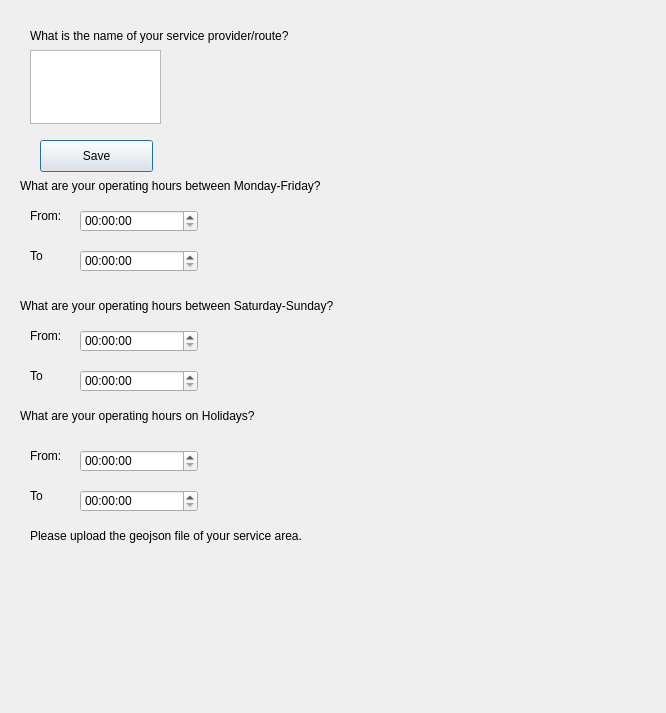
<?xml version="1.0" encoding="UTF-8"?>
<ui version="4.0">
 <class>MyDialogPluginDialogBase</class>
 <widget class="QDialog" name="MyDialogPluginDialogBase">
  <property name="geometry">
   <rect>
    <x>0</x>
    <y>0</y>
    <width>666</width>
    <height>713</height>
   </rect>
  </property>
  <property name="windowTitle">
   <string>plugin</string>
  </property>
  <widget class="QTextEdit" name="textEdit">
   <property name="geometry">
    <rect>
     <x>30</x>
     <y>50</y>
     <width>131</width>
     <height>74</height>
    </rect>
   </property>
  </widget>
  <widget class="QLabel" name="label">
   <property name="geometry">
    <rect>
     <x>30</x>
     <y>20</y>
     <width>401</width>
     <height>31</height>
    </rect>
   </property>
   <property name="text">
    <string>What is the name of your service provider/route? </string>
   </property>
  </widget>
  <widget class="QPushButton" name="pushButton">
   <property name="geometry">
    <rect>
     <x>40</x>
     <y>140</y>
     <width>113</width>
     <height>32</height>
    </rect>
   </property>
   <property name="text">
    <string>Save</string>
   </property>
  </widget>
  <widget class="QgsFileWidget" name="zoneInput">
   <property name="geometry">
    <rect>
     <x>30</x>
     <y>550</y>
     <width>131</width>
     <height>51</height>
    </rect>
   </property>
  </widget>
  <widget class="QLabel" name="label_2">
   <property name="geometry">
    <rect>
     <x>30</x>
     <y>520</y>
     <width>341</width>
     <height>31</height>
    </rect>
   </property>
   <property name="text">
    <string>Please upload the geojson file of your service area.</string>
   </property>
  </widget>
  <widget class="QLabel" name="label_3">
   <property name="geometry">
    <rect>
     <x>20</x>
     <y>170</y>
     <width>341</width>
     <height>31</height>
    </rect>
   </property>
   <property name="text">
    <string>What are your operating hours between Monday-Friday?</string>
   </property>
  </widget>
  <widget class="QTimeEdit" name="timeEdit">
   <property name="geometry">
    <rect>
     <x>80</x>
     <y>210</y>
     <width>118</width>
     <height>22</height>
    </rect>
   </property>
  </widget>
  <widget class="QTimeEdit" name="timeEdit_2">
   <property name="geometry">
    <rect>
     <x>80</x>
     <y>250</y>
     <width>118</width>
     <height>22</height>
    </rect>
   </property>
  </widget>
  <widget class="QLabel" name="label_4">
   <property name="geometry">
    <rect>
     <x>30</x>
     <y>200</y>
     <width>41</width>
     <height>31</height>
    </rect>
   </property>
   <property name="text">
    <string>From:</string>
   </property>
  </widget>
  <widget class="QLabel" name="label_5">
   <property name="geometry">
    <rect>
     <x>30</x>
     <y>240</y>
     <width>41</width>
     <height>31</height>
    </rect>
   </property>
   <property name="text">
    <string>To</string>
   </property>
  </widget>
  <widget class="QLabel" name="label_6">
   <property name="geometry">
    <rect>
     <x>20</x>
     <y>290</y>
     <width>361</width>
     <height>31</height>
    </rect>
   </property>
   <property name="text">
    <string>What are your operating hours between Saturday-Sunday?</string>
   </property>
  </widget>
  <widget class="QTimeEdit" name="timeEdit_3">
   <property name="geometry">
    <rect>
     <x>80</x>
     <y>330</y>
     <width>118</width>
     <height>22</height>
    </rect>
   </property>
  </widget>
  <widget class="QLabel" name="label_7">
   <property name="geometry">
    <rect>
     <x>30</x>
     <y>360</y>
     <width>41</width>
     <height>31</height>
    </rect>
   </property>
   <property name="text">
    <string>To</string>
   </property>
  </widget>
  <widget class="QLabel" name="label_8">
   <property name="geometry">
    <rect>
     <x>30</x>
     <y>320</y>
     <width>41</width>
     <height>31</height>
    </rect>
   </property>
   <property name="text">
    <string>From:</string>
   </property>
  </widget>
  <widget class="QTimeEdit" name="timeEdit_4">
   <property name="geometry">
    <rect>
     <x>80</x>
     <y>370</y>
     <width>118</width>
     <height>22</height>
    </rect>
   </property>
  </widget>
  <widget class="QLabel" name="label_9">
   <property name="geometry">
    <rect>
     <x>20</x>
     <y>400</y>
     <width>341</width>
     <height>31</height>
    </rect>
   </property>
   <property name="text">
    <string>What are your operating hours on Holidays? </string>
   </property>
  </widget>
  <widget class="QTimeEdit" name="timeEdit_5">
   <property name="geometry">
    <rect>
     <x>80</x>
     <y>490</y>
     <width>118</width>
     <height>22</height>
    </rect>
   </property>
  </widget>
  <widget class="QLabel" name="label_10">
   <property name="geometry">
    <rect>
     <x>30</x>
     <y>440</y>
     <width>41</width>
     <height>31</height>
    </rect>
   </property>
   <property name="text">
    <string>From:</string>
   </property>
  </widget>
  <widget class="QTimeEdit" name="timeEdit_6">
   <property name="geometry">
    <rect>
     <x>80</x>
     <y>450</y>
     <width>118</width>
     <height>22</height>
    </rect>
   </property>
  </widget>
  <widget class="QLabel" name="label_11">
   <property name="geometry">
    <rect>
     <x>30</x>
     <y>480</y>
     <width>41</width>
     <height>31</height>
    </rect>
   </property>
   <property name="text">
    <string>To</string>
   </property>
  </widget>
 </widget>
 <customwidgets>
  <customwidget>
   <class>QgsFileWidget</class>
   <extends>QWidget</extends>
   <header>qgsfilewidget.h</header>
  </customwidget>
 </customwidgets>
 <resources/>
 <connections/>
</ui>
